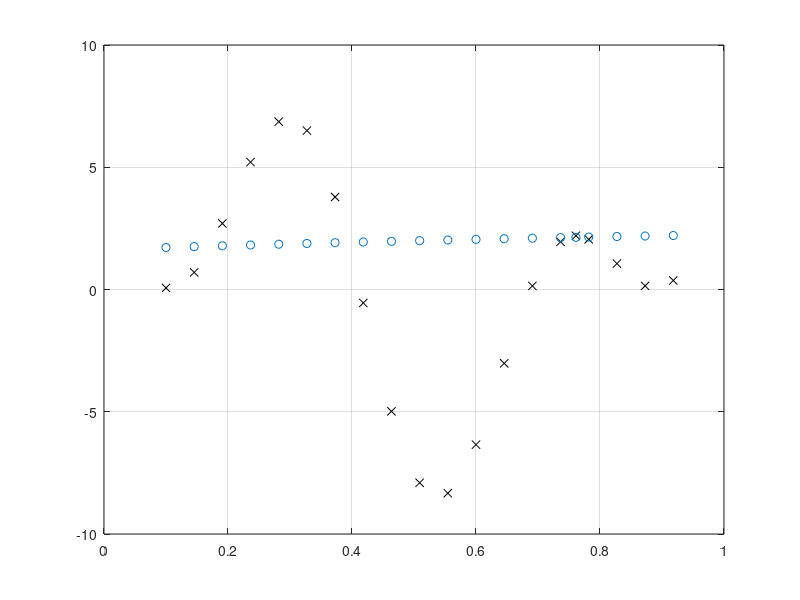

Write the MATLAB code that produced this figure.
clc;

    % žingsnis:
    n = 0.3;

% Aproksimavimo intervalas:
x = 0.1:1/22:1;
fprintf("x:"); disp(x);

% Aproksimuojamoji funkcija (tikrosios vertės):
d = 5*sin(8*x) + 4*cos(16*x + pi/3);
fprintf("d:"); disp(d);

plot(x, d, 'kx'); grid;

% Pasirenku naudoti 4 neuronų paslėptąjį sl.

% Pradines koeficientų reikšmes imu atsitiktines:
w1_11_n0 = rand(1);  b1_1_n0  = rand(1);
w1_21_n0 = rand(1);  b1_2_n0  = rand(1);
w1_31_n0 = rand(1);  b1_3_n0  = rand(1);
w1_41_n0 = rand(1);  b1_4_n0  = rand(1);
w1_51_n0 = rand(1);  b1_5_n0  = rand(1);
w1_61_n0 = rand(1);  b1_6_n0  = rand(1);

w2_11_n0 = rand(1);
w2_12_n0 = rand(1);
w2_13_n0 = rand(1);
w2_14_n0 = rand(1);
w2_15_n0 = rand(1);
w2_16_n0 = rand(1);
b2_1_n0  = rand(1);

% Skaičiuoju tinklo atsaką,
y = zeros(1, length(x));
% ... ir kiekvienos iteracijos klaidas,
e = zeros(1, length(x));

for i=1:length(x)
    % paslėptojo sl. neuronų įėjimai:
    v1 = x(i) * w1_11_n0 + b1_1_n0;
    v2 = x(i) * w1_21_n0 + b1_2_n0;
    v3 = x(i) * w1_31_n0 + b1_3_n0;
    v4 = x(i) * w1_41_n0 + b1_4_n0;
    v5 = x(i) * w1_51_n0 + b1_5_n0;
    v6 = x(i) * w1_61_n0 + b1_6_n0;

    % ... jų išėjimai:
    y1 = tanh(v1);
    y2 = tanh(v2);
    y3 = tanh(v3);
    y4 = tanh(v4);
    y5 = tanh(v5);
    y6 = tanh(v6);

    % iš. sl. neurono išėjimas:
    y(i) = y1 * w2_11_n0 + ...
           y2 * w2_12_n0 + ...
           y3 * w2_13_n0 + ...
           y4 * w2_14_n0 + ...
           y5 * w2_15_n0 + ...
           y6 * w2_16_n0 + ...
                b2_1_n0;

    % iteracijos klaida:
    e(i) = d(i) - y(i);

    % sumatoriaus aktyvavimo funkcija = v;
    % jos išvestinė (pagal v) = 1;

    % imame tikslo funkciją = e^2/2;
    % jos išvestinė (pagal e) = e;

    % išėjimo sl. gradientas:
    delta2 = 1 * e(i);

    % išėjimo sl. koeficientai (tikslinimas):
    w2_11_n1 = w2_11_n0 + n * delta2 * y1;
    w2_12_n1 = w2_12_n0 + n * delta2 * y2;
    w2_13_n1 = w2_13_n0 + n * delta2 * y3;
    w2_14_n1 = w2_14_n0 + n * delta2 * y4;
    w2_15_n1 = w2_15_n0 + n * delta2 * y5;
    w2_16_n1 = w2_16_n0 + n * delta2 * y6;
    b2_1_n1  = b2_1_n0  + n * delta2;

    % paslėptojo sl. gradientai:
        % phi(v)=tanh(v) išvestinė (pagal v) = (1 - y * y);
    delta1_1 = (1 - y1 * y1) * delta2 * w2_11_n0;
    delta1_2 = (1 - y2 * y2) * delta2 * w2_12_n0;
    delta1_3 = (1 - y3 * y3) * delta2 * w2_13_n0;
    delta1_4 = (1 - y4 * y4) * delta2 * w2_14_n0;
    delta1_5 = (1 - y5 * y5) * delta2 * w2_15_n0;
    delta1_6 = (1 - y6 * y6) * delta2 * w2_16_n0;

    % paslėptojo sl. koeficientai (tikslinimas):
    w1_11_n0 = w1_11_n0 + n * delta1_1 * x(i);
    w1_21_n0 = w1_21_n0 + n * delta1_2 * x(i);
    w1_31_n0 = w1_31_n0 + n * delta1_3 * x(i);
    w1_41_n0 = w1_41_n0 + n * delta1_4 * x(i);
    w1_51_n0 = w1_51_n0 + n * delta1_5 * x(i);
    w1_61_n0 = w1_61_n0 + n * delta1_6 * x(i);

    b1_1_n0  = b1_1_n0  + n * delta1_1;
    b1_2_n0  = b1_2_n0  + n * delta1_2;
    b1_3_n0  = b1_3_n0  + n * delta1_3;
    b1_4_n0  = b1_4_n0  + n * delta1_4;
    b1_5_n0  = b1_5_n0  + n * delta1_5;
    b1_6_n0  = b1_6_n0  + n * delta1_6;

    % atnaujintus koeficientus įrašome į senųjų vietą (jau nebeverta saugoti):
    w2_11_n0 = w2_11_n1;
    w2_12_n0 = w2_12_n1;
    w2_13_n0 = w2_13_n1;
    w2_14_n0 = w2_14_n1;
    w2_15_n0 = w2_15_n1;
    w2_16_n0 = w2_16_n1;
    b2_1_n0  = b2_1_n1;

    %% galimai šito nereikės, kadangi gradientų skaičiavimui reikalingos
    %% senosios w-vertės panaudotos prieš jų atnaujinimą
    %% (sugrupavus delta1_* skaičiavimus kartu, aukščiau).
    %% w1_11_n0 = w1_11_n1;
end

fprintf("y:"); disp(y);
fprintf("e:"); disp(e);

% patikrinkime perceptrono veiksnumą:

x(i) = 0.7612; % tada y turėtų būti:
d(i) = 5*sin(8*x(i)) + 4*cos(16*x(i) + pi/3); % 2.198;

for i=1:length(x)
    % paslėptojo sl. neuronų įėjimai:
    v1 = x(i) * w1_11_n0 + b1_1_n0;
    v2 = x(i) * w1_21_n0 + b1_2_n0;
    v3 = x(i) * w1_31_n0 + b1_3_n0;
    v4 = x(i) * w1_41_n0 + b1_4_n0;
    v5 = x(i) * w1_51_n0 + b1_5_n0;
    v6 = x(i) * w1_61_n0 + b1_6_n0;

    % ... jų išėjimai:
    y1 = tanh(v1);
    y2 = tanh(v2);
    y3 = tanh(v3);
    y4 = tanh(v4);
    y5 = tanh(v5);
    y6 = tanh(v6);

    % iš. sl. neurono išėjimas:
    y(i) = y1 * w2_11_n0 + ...
           y2 * w2_12_n0 + ...
           y3 * w2_13_n0 + ...
           y4 * w2_14_n0 + ...
           y5 * w2_15_n0 + ...
           y6 * w2_16_n0 + ...
                b2_1_n0;

    % iteracijos klaida:
    e(i) = d(i) - y(i);
end

plot(x, d, 'kx', x, y, 'o'); grid;

fprintf("x = %f, d = %f, aproksimuotas y = %f, paklaida e = %f.\n", x(i), d(i), y(i), e(i));
%
% Ištaisius grubią klaidą reikalai pagerėjo:
% x = 0.761200, d = 2.198011, aproksimuotas y = 2.259677, paklaida e = -0.061666.

fprintf("Pabaiga.\n");
